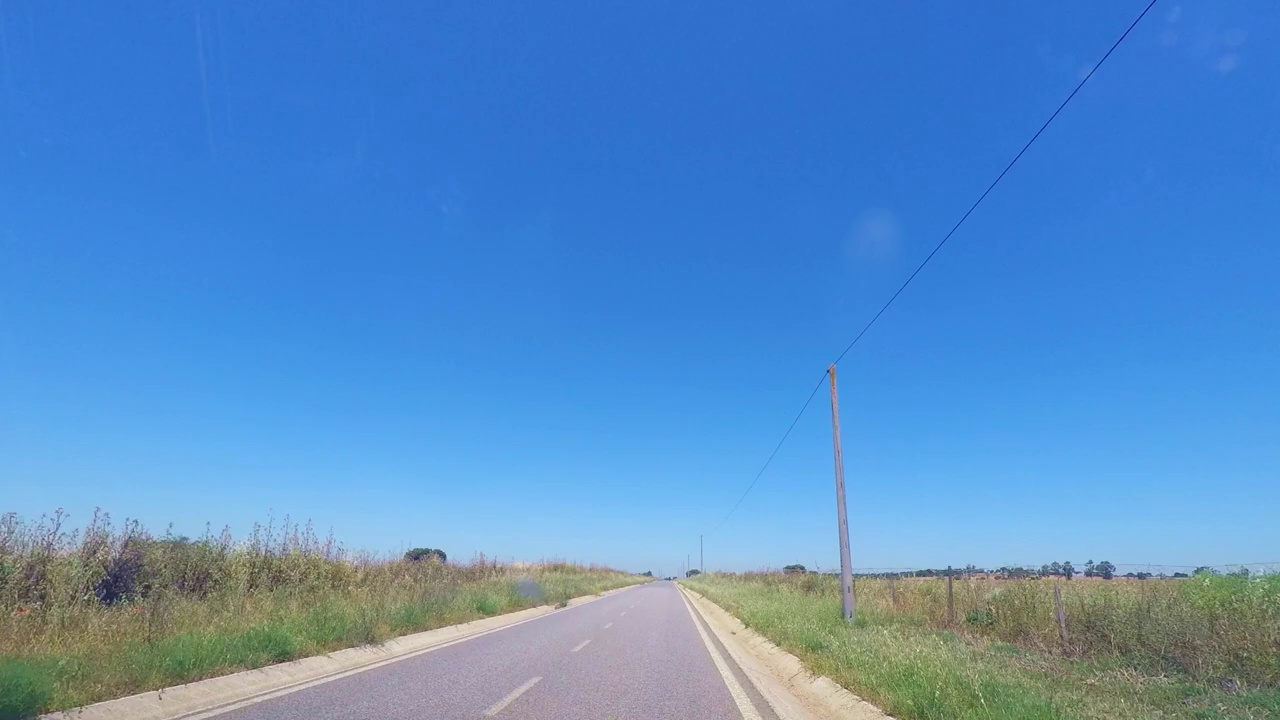
#> input picture projects/frame.jpg, 1280 x 720 px, given in place of empty-road.mp4, which was not available
$ python HoughTransform.py
#> lines starting #> are read from the running program, lines starting #| are printed output that depends on the picture; after the words box and inside, x2 and y2 are one past the last pixel; in counts of white or black regions, pixels touching at a corner belong together; pictures that were not available may be replaced by others from this repository, and a replacement may not be noted
import cv2
import numpy as np

video = cv2.VideoCapture("../data/empty-road.mp4")

while True:
    ret, frame = video.read()
#> frame is the input picture: shape (720, 1280, 3); mean B, G, R 199.4, 141.6, 86.6
    if not ret:
        print("비디오를 읽을 수 없습니다.")
        break
    h, w = frame.shape[:2]
#> h = 720; w = 1280

    # ===== ROI 설정 =====
    mask = np.zeros((h, w), dtype=np.uint8)
    roi = np.array([[
        (0, h),
        (w, h),
        (int(w * 0.6), int(h * 0.8)),
        (int(w * 0.4), int(h * 0.8))
    ]], dtype=np.int32)

    cv2.fillPoly(mask, roi, 255)
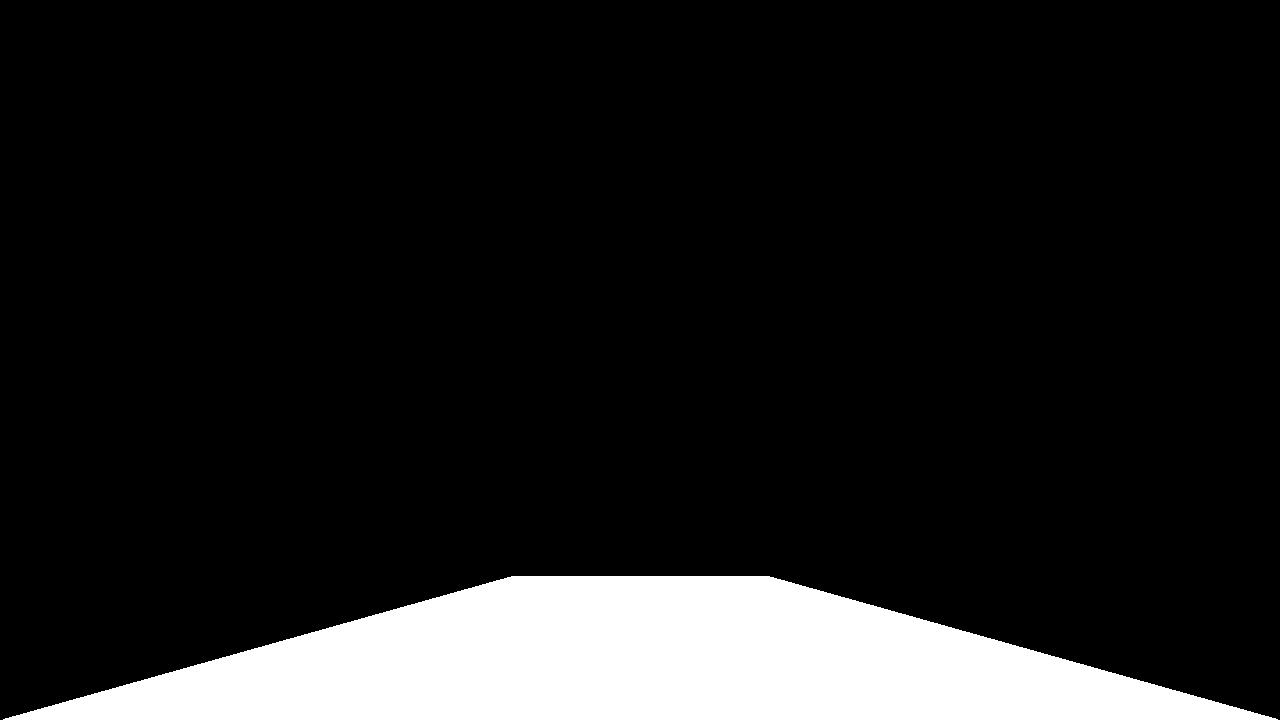
#> mask: shape (720, 1280); 12% white; 1 white region, box (x1, y1, x2, y2) and area: (3, 576, 1278, 720) 110670

    # Edge 검출 (전처리)
    gray = cv2.cvtColor(frame, cv2.COLOR_BGR2GRAY)
    blur = cv2.GaussianBlur(gray, (3, 3), 0)    # 노이즈 제거
    edges = cv2.Canny(blur, 50, 120)
#> edges: shape (720, 1280); 3.9% white in thin lines or dots
    # ROI 적용
    edges = cv2.bitwise_and(edges, mask)
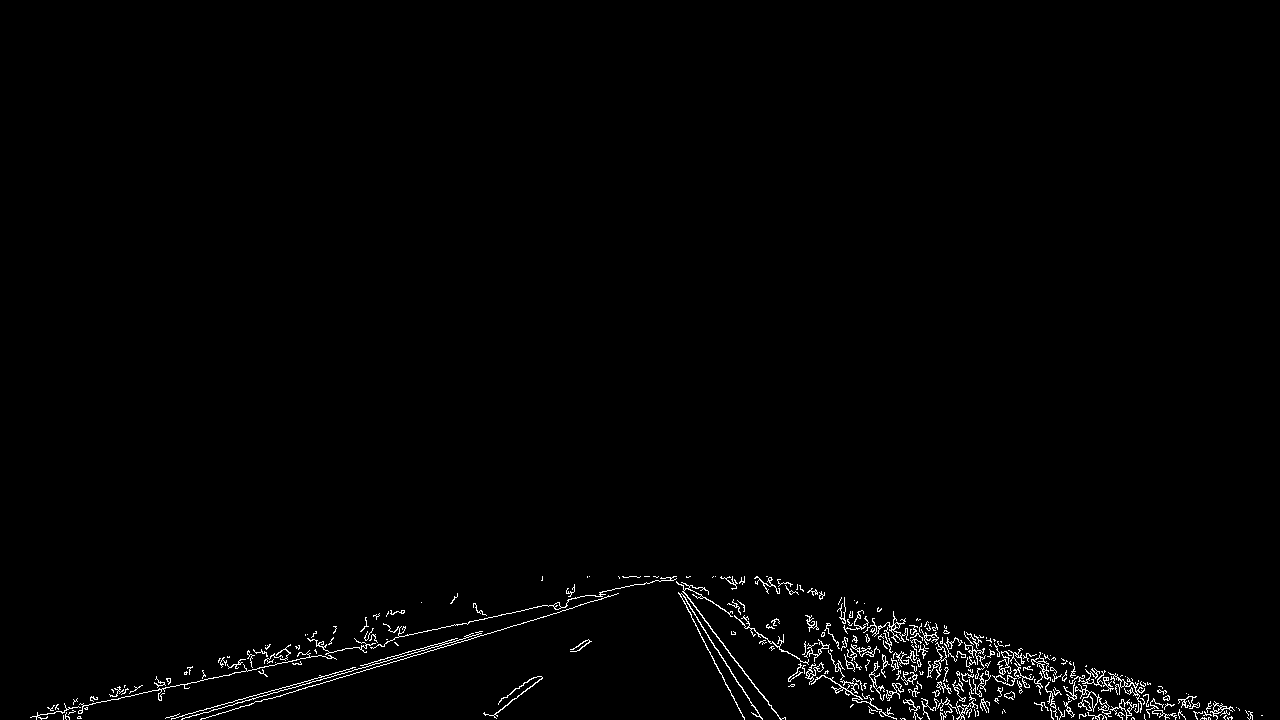
#> edges: shape (720, 1280); 1.2% white in thin lines or dots, all inside (x1, y1, x2, y2) = (30, 576, 1263, 720)

    # Hough Transform을 사용하여 선 검출
    lines = cv2.HoughLinesP(
        edges,  # 입력 Edge 이미지
        1,      # 거리 해상도(1픽셀 단위)
        np.pi / 180,    # 각도 해상도(1도 단위)
        threshold=7,   # 클수록 강한 직선만 검출
        minLineLength=100, #최소 선 길이
        maxLineGap=5   # 선 사이 최대 간격
    )
#> lines = [[678, 592, 731, 695], [66, 709, 333, 652], [271, 698, 447, 645], [181, 719, 362, 667], [241, 699, 381, 659], [430, 630, 547, 605], [683, 591, 780, 719], [687, 603, 762, 719]]

    # 시각화용 이미지
    debug = frame.copy()
    # ROI 영역 표시
    cv2.polylines(
        debug,
        roi,
        True,
        (0, 255, 255),
        2
    )
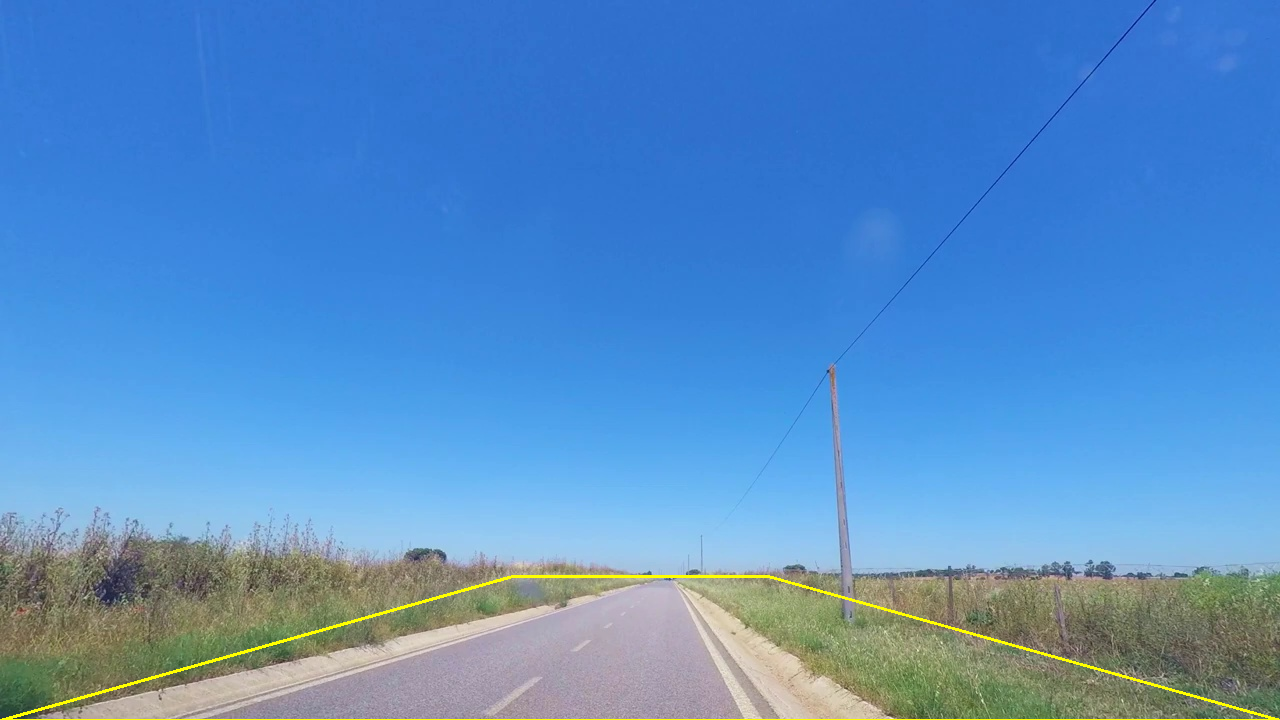
#> debug: shape (720, 1280, 3); 0.56% of pixels changed, all inside (x1, y1, x2, y2) = (0, 575, 1280, 720)

    # 좌우 차선 분리
    left_lines = []
    right_lines = []

    # 직선 검출 결과 처리
    if lines is not None:
        for line in lines:
            x1, y1, x2, y2 = line[0]
            cv2.line(
                debug,
                (x1, y1),
                (x2, y2),
                (255, 0, 0),
                2
            )

            # 수직선 방지
            if x2 - x1 == 0:
                continue

            # 기울기 계산
            slope = (y2 - y1) / (x2 - x1)
            if abs(slope) < 0.3 or abs(slope) > 5:   # 너무 완만하거나 너무 가파른 선은 무시
                continue
            if slope < 0:   # 음수 기울기는 왼쪽 차선
                left_lines.append(line)
            else:   # 양수 기울기는 오른쪽 차선
                right_lines.append(line)
#> this loop made 8 passes
#> (x1, y1, x2, y2, slope) on passes 1 to 8: (678, 592, 731, 695, 1.94), (66, 709, 333, 652, -0.213), (271, 698, 447, 645, -0.301), (181, 719, 362, 667, -0.287), (241, 699, 381, 659, -0.286), (430, 630, 547, 605, -0.214), (683, 591, 780, 719, 1.32), (687, 603, 762, 719, 1.55)
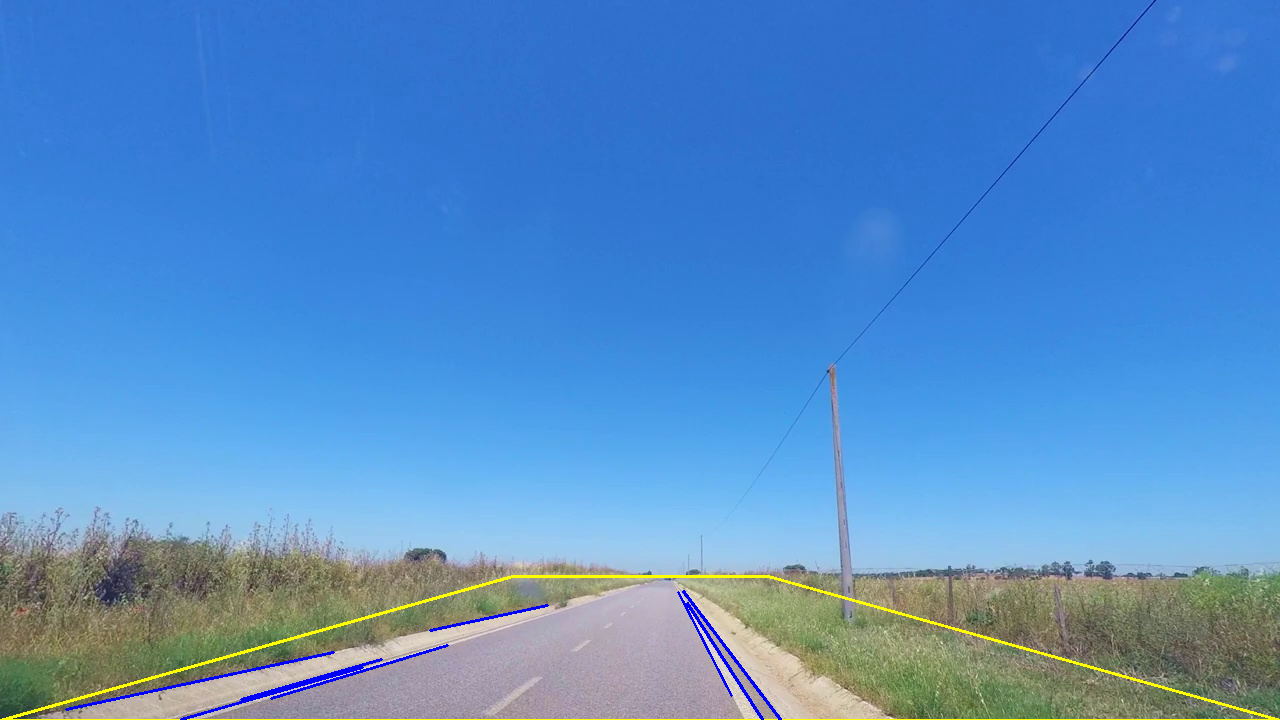
#> debug: shape (720, 1280, 3); 0.42% of pixels changed, all inside (x1, y1, x2, y2) = (65, 590, 782, 720)
#> after the loop, left_lines = [[[271, 698, 447, 645]]]; right_lines = [[[678, 592, 731, 695]], [[683, 591, 780, 719]], [[687, 603, 762, 719]]]

        # 대표 차선 계산 (좌우 차선 평균 내기 -> 하나의 선으로 표현)
        def average_line(lines):
            x_points = []
            y_points = []

            for line in lines:
                x1, y1, x2, y2 = line[0]
                x_points.extend([x1, x2])
                y_points.extend([y1, y2])
#> this loop made 1 pass
#> after the loop, x_points = [271, 447]; y_points = [698, 645]
            # 선이 없으면 None 반환
            if len(x_points) == 0:
                return None

            # 1차 다항식으로 선형 회귀 (y = mx + b 형태로 직선 찾기)
            poly = np.polyfit(x_points, y_points, 1)
#> poly = [-0.301, 779.6]
            slope = poly[0]
#> slope = -0.301
            intercept = poly[1]
#> intercept = 779.6

            return slope, intercept

        # 선 좌표 생성 (특정 y 위치에서 x 좌표 계산)
        def make_line_points(y1, y2, slope, intercept):
            x1 = int((y1 - intercept) / slope)
            x2 = int((y2 - intercept) / slope)

            return (x1, int(y1)), (x2, int(y2))

        # 평균 차선 생성
        left_avg = average_line(left_lines)
#> left_avg = (-0.301, 779.6)
        right_avg = average_line(right_lines)
#> the loop in average_line (call 2), `for line in lines:` made 3 passes
#> right_avg = (1.41, -363.2)

        y_bottom = h
#> y_bottom = 720
        y_top = int(h * 0.6)   # 화면 위쪽 60% 지점
#> y_top = 432

        def draw_representative_line(avg_line):
#> called with avg_line = (-0.301, 779.6)
            if avg_line is None:
                return

            line = make_line_points(
                y_bottom,
                y_top,
                avg_line[0],
                avg_line[1]
            )
#> in make_line_points, `x1 = int((y1 - intercept) / slope)`: x1 = 197
#> in make_line_points, `x2 = int((y2 - intercept) / slope)`: x2 = 1154
#> line = ((197, 720), (1154, 432))

            cv2.line(
                debug,
                line[0],
                line[1],
                (0, 255, 0),
                5
            )
        draw_representative_line(left_avg)
        draw_representative_line(right_avg)

        # 결과 출력
        print(len(left_lines), len(right_lines))
#| 1 3
        results = np.hstack((frame, debug))
        results = cv2.resize(results, (0, 0), fx=0.5, fy=0.5)
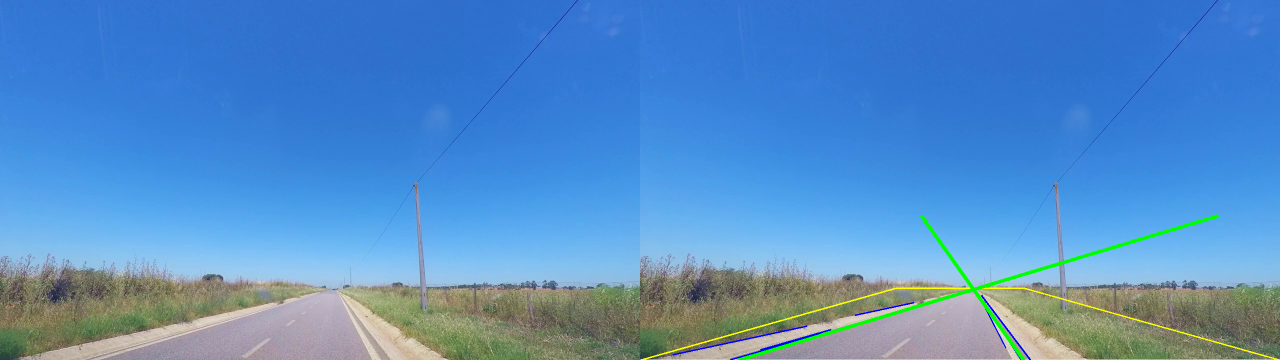
#> results: shape (360, 1280, 3); mean B, G, R 198.3, 142.1, 86

        cv2.imshow("Lane Detection", results)
        if cv2.waitKey(30) == 27:
#> (key Esc is pressed here)
            break

video.release()
cv2.destroyAllWindows()
